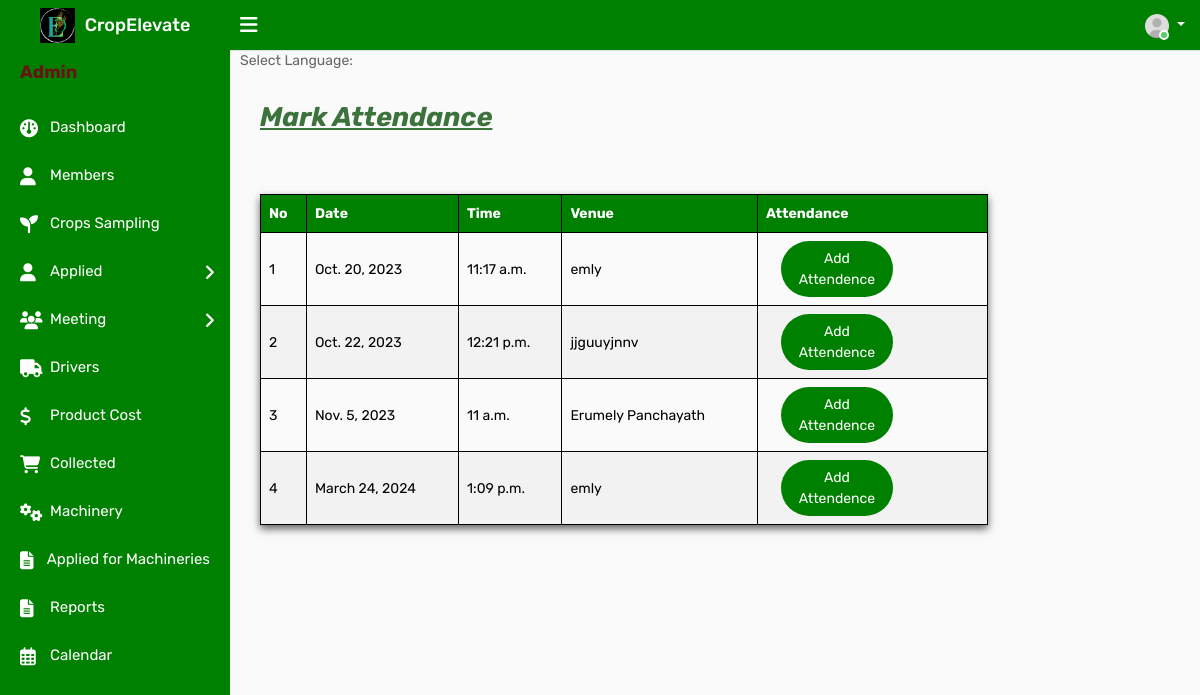
The app's page /adattendance (signed in), older data.
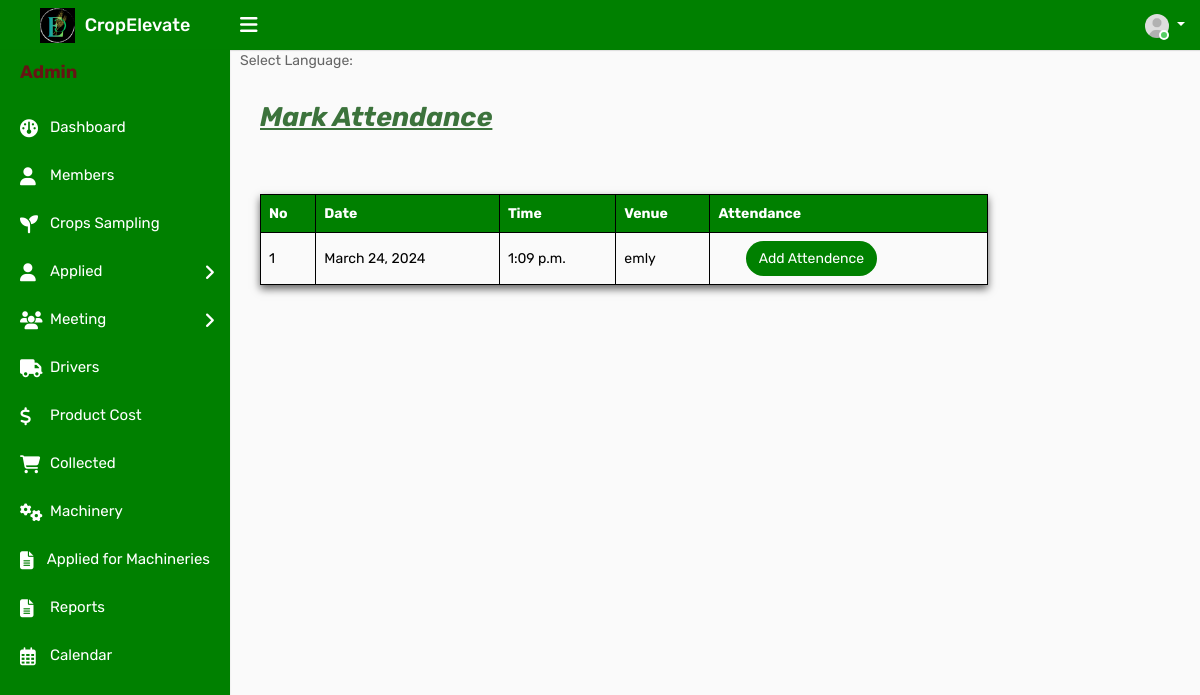
The same page, newer data.
### ceapp/models.py (models this page shows, shortened)
class Meeting(models.Model):
    meeting_date = models.DateField(null=True, blank=True)
    meeting_time = models.TimeField(null=True,blank=True)
    desmeeting = models.TextField()
    last_edited_at = models.DateTimeField(auto_now=True)
    meeting_venue = models.CharField(max_length=100,null=True,blank=True)
    meeting_mode = models.CharField(max_length=100,null=True,blank=True)
    meeting_agenda = models.CharField(max_length=100,null=True,blank=True)
    report = models.TextField(max_length=100,null=True,blank=True)
    is_active = models.BooleanField(default=True)

### ceapp/views.py (the view, shortened to what this page needs)
# urls.py: path('adattendance', views.adattendance, name='adattendance'),
@never_cache
@login_required
def adattendance(request):
    meetings = Meeting.objects.all()
    return render(request, 'admintemp/adattendance.html', {'meetings': meetings})

### templates/admintemp/adattendance.html (shortened to what the changed rows need)
{% load static %}
<!DOCTYPE html>
<html lang="en">
<head>
    <link rel="stylesheet" type="text/css" href="{% static 'assets/css/bootstrap.min.css' %}">
    <link rel="stylesheet" type="text/css" href="{% static 'assets/css/font-awesome.min.css' %}">
    <link rel="stylesheet" type="text/css" href="{% static 'assets/css/select2.min.css' %}">
    <link rel="stylesheet" type="text/css" href="{% static 'assets/css/bootstrap-datetimepicker.min.css' %}">
    <link rel="stylesheet" type="text/css" href="{% static 'assets/css/style.css' %}">
    <link rel="stylesheet" href="https://cdnjs.cloudflare.com/ajax/libs/font-awesome/6.2.0/css/all.min.css">
</head>
<body>
    <div class="main-wrapper">
        <div class="page-wrapper">
            <div class="content">
                <div class="row">
                    <div class="col-md-12">
                        <br>
                        <table>
                            <thead>
                                <tr>
                                    <th>No</th>
                                    <th>Date</th>
                                    <th>Time</th>
                                    <th>Venue</th>
                                    <th>Attendance</th>
                                </tr>
                            </thead>
                            <tbody>
                                {% for meeting in meetings %}
                                <tr>
                                    <td>{{ forloop.counter }}</td>
                                    <td>{{ meeting.meeting_date }}</td>
                                    <td>{{ meeting.meeting_time }}</td>
                                    <td>{{ meeting.meeting_venue }}</td>
                                    <td>
                                        <div class="col-sm-8 col-9 text-right m-b-20">
                                            <a href="{% url 'adaddattendance' meeting.id %}" class="btn btn-primary btn-rounded float-right" style="background-color: green; color: white;"> Add Attendence</a>
                                        </div>
                                    </td>
                                </tr>
                                {% empty %}
                                <tr>
                                    <td colspan="4">No meetings available.</td>
                                </tr>
                                {% endfor %}
                            </tbody>
                        </table>
                    </div>
                </div><br><br>
            </div>
        </div>
            </div>
</body>
</html>

Row changes from the older to the newer data that the page shows:
removed Meeting: meeting_date "Oct. 20, 2023", meeting_time "11:17 a.m.", meeting_venue "emly"
removed Meeting: meeting_date "Oct. 22, 2023", meeting_time "12:21 p.m.", meeting_venue "jjguuyjnnv"
removed Meeting: meeting_date "Nov. 5, 2023", meeting_time "11 a.m.", meeting_venue "Erumely Panchayath"
